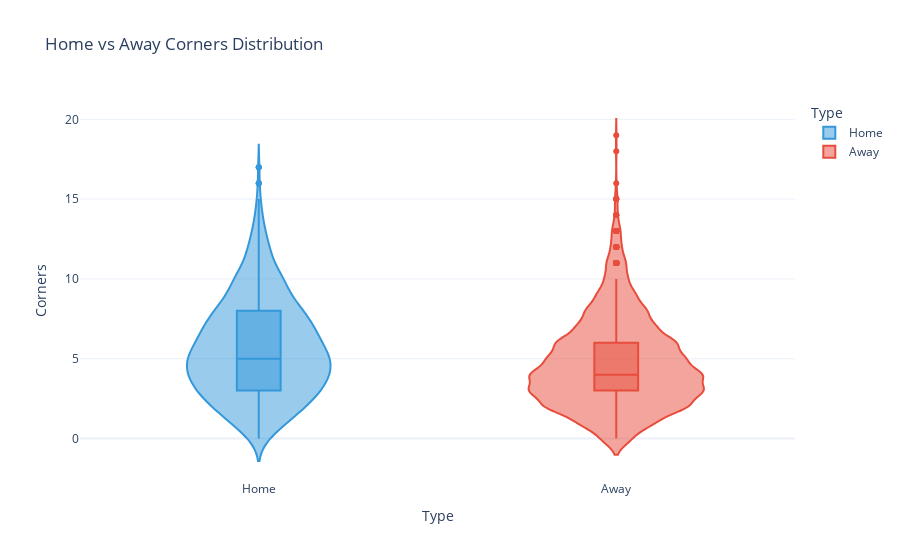

This figure's notebook cell:
### Code cell
# =============================================================================
# CELL 5: Home vs Away Corner Comparison
# =============================================================================

# Prepare data for violin plot
home_data = df[['HC', 'Season']].copy()
home_data.columns = ['Corners', 'Season']
home_data['Type'] = 'Home'

away_data = df[['AC', 'Season']].copy()
away_data.columns = ['Corners', 'Season']
away_data['Type'] = 'Away'

corner_data = pd.concat([home_data, away_data])

fig = px.violin(
    corner_data,
    x='Type',
    y='Corners',
    color='Type',
    box=True,
    title='Home vs Away Corners Distribution',
    template=PLOTLY_TEMPLATE,
    color_discrete_map={'Home': COLORS['home'], 'Away': COLORS['away']}
)
fig.show()

# Print summary
print(f"\nHome corners: mean = {df['HC'].mean():.2f}, std = {df['HC'].std():.2f}")
print(f"Away corners: mean = {df['AC'].mean():.2f}, std = {df['AC'].std():.2f}")

### Figure 1 — Plotly figure (JSON) as saved in the notebook; plotly's stock layout.template omitted (floating-point values rounded to 4 significant figures; data arrays with more than 128 entries replaced by an {"elided": "..."} marker saying what was removed)
{"data": [{"alignmentgroup": "True", "box": {"visible": true}, "hovertemplate": "Type=%{x}<br>Corners=%{y}<extra></extra>", "legendgroup": "Home", "marker": {"color": "#3498db"}, "name": "Home", "offsetgroup": "Home", "orientation": "v", "scalegroup": "True", "showlegend": true, "type": "violin", "x": {"elided": "2100 str values"}, "x0": " ", "xaxis": "x", "y": {"elided": "2100 int values"}, "y0": " ", "yaxis": "y"}, {"alignmentgroup": "True", "box": {"visible": true}, "hovertemplate": "Type=%{x}<br>Corners=%{y}<extra></extra>", "legendgroup": "Away", "marker": {"color": "#e74c3c"}, "name": "Away", "offsetgroup": "Away", "orientation": "v", "scalegroup": "True", "showlegend": true, "type": "violin", "x": {"elided": "2100 str values"}, "x0": " ", "xaxis": "x", "y": {"elided": "2100 int values"}, "y0": " ", "yaxis": "y"}], "layout": {"legend": {"title": {"text": "Type"}, "tracegroupgap": 0}, "title": {"text": "Home vs Away Corners Distribution"}, "violinmode": "overlay", "xaxis": {"anchor": "y", "categoryarray": ["Home", "Away"], "categoryorder": "array", "domain": [0, 1], "title": {"text": "Type"}}, "yaxis": {"anchor": "x", "domain": [0, 1], "title": {"text": "Corners"}}}}
